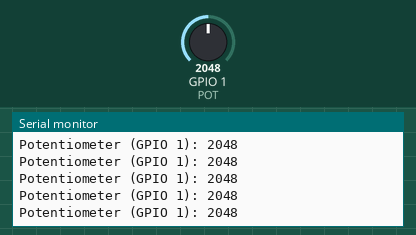
Recording of a sketch running on a simulated ESP32. On the bench: the last lines printed to the serial monitor. Inputs (shaded band) come from the test bench; at power-on: GPIO 1 (POT) = 2048.

Above: at 1.2 s.
1.3 s: GPIO 1 (POT) set to 2866
At 1.56 s:
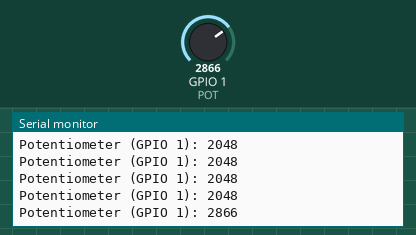
2.8 s: GPIO 1 (POT) set to 3603
At 2.96 s:
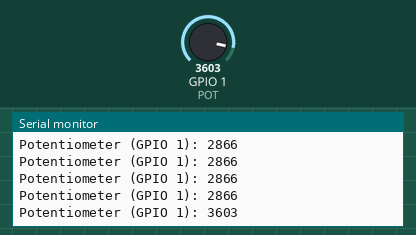
Timing chart, 0 to 5.8 s (numbered marks = the images above; inputs shaded):
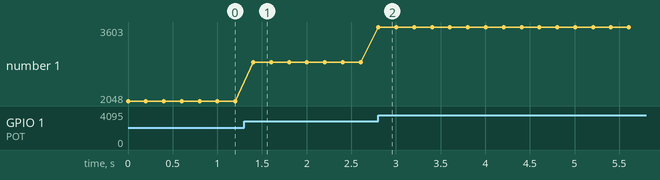

The sketch:

potensio.ino
```cpp
#define POT 1  // ADC1_CH0

TaskHandle_t potTask;

void potTaskCode(void *pvParameters) {
  for(;;) {
    int val = analogRead(POT);
    Serial.printf("Potentiometer (GPIO 1): %d\n", val);
    vTaskDelay(200 / portTICK_PERIOD_MS);
  }
}

void setup() {
  Serial.begin(115200);
  xTaskCreatePinnedToCore(potTaskCode, "Pot", 2048, NULL, 1, &potTask, 1);
}

void loop() {
  Serial.println("Core 0: Pot on Core 1");
  vTaskDelay(5000 / portTICK_PERIOD_MS);
}
```

Measured:
- after the input at 1.3 s, the serial monitor: prints a new line after 0.10 s (image 1)
- after the input at 2.8 s, the serial monitor: prints a new line at once (image 2)
- plotted number 1: 2048 → 2866 after the input at 1.3 s, 2866 → 3603 after the input at 2.8 s
